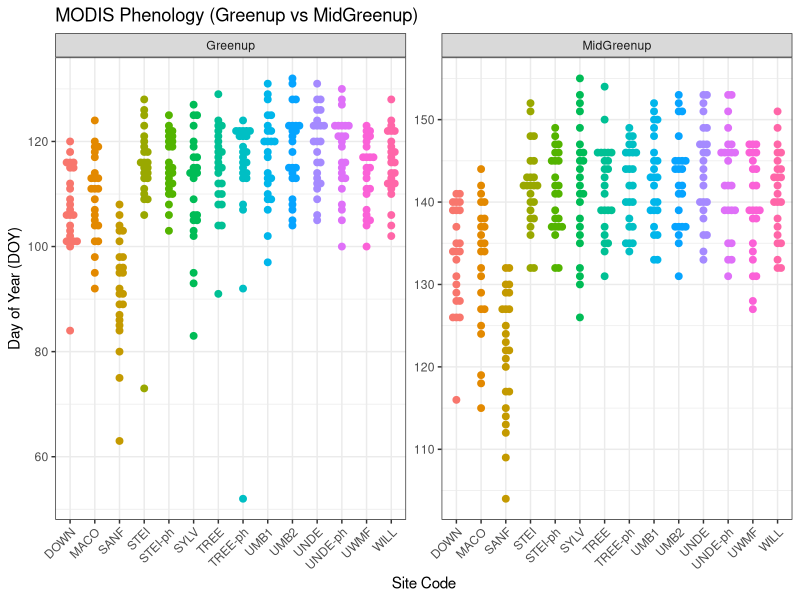

The R script that drew this image: (Note: this script raises an error after producing the figure.)
library(tidyverse)
library(ggplot2)
library(lubridate)
library(ggbeeswarm)
library(dplyr)

df <- read.csv("./PHENOLOGY/satellite/MCD12Q2_Greenup_MidGreenup_2001_2024_20260116.csv")
df <- subset(df, df$Site_Code != "DOWN-ph")

clim <- read.csv("./PHENOLOGY/satellite/climate_year_types.csv")
names(clim) <- c("Year", "Climate")

phen_cols <- names(df)[grepl("Greenup", names(df), ignore.case = TRUE)]

stopifnot(length(phen_cols) > 0)

df_long <- df %>%
  select(Site_Code, all_of(phen_cols)) %>%
  pivot_longer(
    cols = -Site_Code,
    names_to = c("Metric", "Year"),
    names_pattern = "^X\\d{4}_\\d{2}_\\d{2}_(Greenup_1|MidGreenup_1)_(\\d{4})$",
    values_to = "DOY"
  ) %>%
  mutate(
    Year = as.integer(Year),
    Metric = recode(
      Metric,
      "Greenup_1"    = "Greenup",
      "MidGreenup_1" = "MidGreenup"
    )
  )

df_long$date <- as.Date(df_long$DOY)
df_long$DOY <- as.integer(format(df_long$date, "%j"))
df_long <- left_join(df_long, clim, by = "Year", copy = FALSE)

df_long$Metric <- factor(df_long$Metric, levels = c("Greenup", "MidGreenup"))


# now to plot!
ggplot(df_long, aes(x = Site_Code, y = DOY, color = Site_Code)) +
  geom_beeswarm(size = 2, cex = 1) +   # adjust size/spacing
  facet_wrap(~ Metric, scales = "free_y") +  # one panel per metric
  theme_bw() +
  labs(
    y = "Day of Year (DOY)",
    x = "Site Code",
    title = "MODIS Phenology (Greenup vs MidGreenup)"
  ) +
  theme(
    legend.position = "none",   # optional: remove legend
    axis.text.x = element_text(angle = 45, hjust = 1)
  )

df_long <- df_long %>%
  mutate(
    # Shape: triangle (17) for 2024, circle (16) for others
    Shape = ifelse(Year == 2024, 17, 16),
    # Color: red for 2024, blue gradient for other years
    Color = ifelse(Year == 2024, "2024", as.character(Year))
  )

# Convert Color to numeric for gradient, excluding 2024
df_long$Color_numeric <- ifelse(df_long$Year == 2024, NA, df_long$Year)

# Plot

ggplot(df_long, aes(x = Site_Code, y = DOY)) +
  geom_quasirandom(
    aes(shape = factor(Shape), size = factor(Shape), color = Climate)
  ) +
  scale_shape_manual(
    name = "Year group",
    values = c("16" = 16, "17" = 17),
    labels = c("Other years", "2024")
  ) +
  scale_size_manual(
    name = "Year group",
    values = c("16" = 2, "17" = 3.5),
    guide = "none"
  ) +
  scale_color_manual(values = c(
    "cold/dry" = "skyblue1",
    "cold/wet" = "dodgerblue3",
    "neutral" = "black",
    "warm/dry" = "red3",
    "warm/wet" = "orchid1"
  )) +
  facet_wrap(~ Metric, ncol = 1, scales = "free_y") +
  theme_bw() +
  labs(
    y = "Day of Year",
    x = "Site Code",
    color = "Climate"
  ) +
  theme(
    axis.text.x = element_text(angle = 45, hjust = 1),
    legend.position = "right"
  ) +
  guides(
    shape = guide_legend(
      override.aes = list(
        size = c(2, 3.5)   # must match scale_size_manual values
      )
    ) +
    geom_boxplot()
  )
